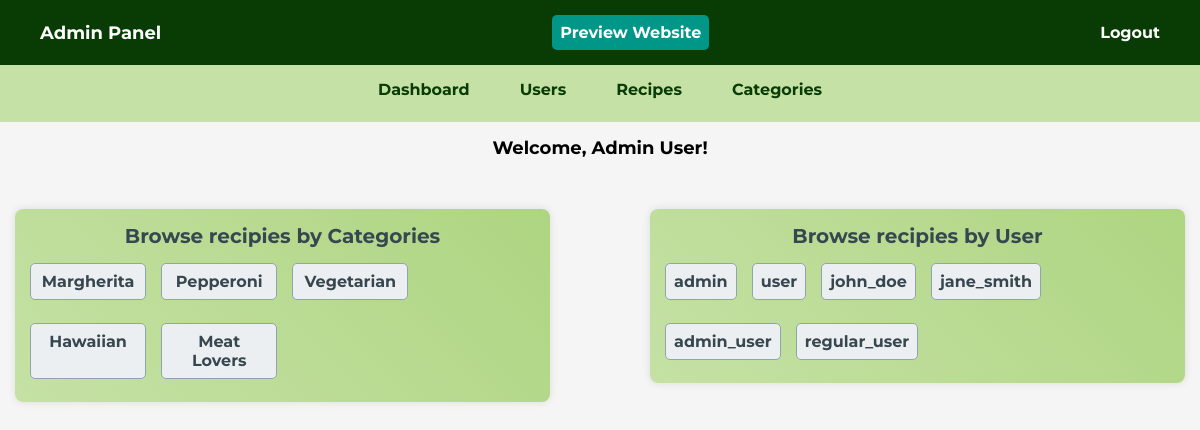
/admin/index.php (signed in), run on the app's committed database.
### tables this page shows
CREATE TABLE `categories` (
  `category_id` int(11) NOT NULL,
  `title` varchar(255) DEFAULT NULL
);

CREATE TABLE `users` (
  `user_id` int(11) NOT NULL,
  `username` varchar(255) DEFAULT NULL,
  `password` varchar(255) DEFAULT NULL,
  `email` varchar(255) DEFAULT NULL,
  `is_admin` tinyint(1) DEFAULT NULL
);

### admin/index.php (the view, shortened to what this page needs)
<?php
$database = new Database();
$pdo = $database->getConnection();
$categories = $pdo->query('SELECT * FROM categories');
$users = $pdo->query('SELECT * FROM users');
?>
<?php include('shared/sidebar.php');?>
<div class="content">
    <header>
        <h2>Welcome, Admin User!</h2>
    </header>
    <main class="home-main">
    <div class="list-container">
        <h2 class="user-list-title">Browse recipies by Categories</h2>
        <ul class="category-list">
        <?php
        while ($post = $categories->fetch(PDO::FETCH_ASSOC)) {
            ?>
            <li class="user-item-category">
                <span class="user-name"><?php echo $post['title']?></span>
            </li>
		<?php } ?>
        </ul>
    </div>
    <div class="list-container">
        <h2 class="user-list-title">Browse recipies by User</h2>
        <ul class="user-list">
        <?php
        while ($post = $users->fetch(PDO::FETCH_ASSOC)) {
            ?>
            <li class="user-item">
                <span class="user-name"><?php echo $post['username']?></span>
            </li>
		<?php } ?>
        </ul>
    </div>
    </main>
</div>
<?php include('shared/footer.php');?>

### admin/css/admin-panel.css (style rules this page uses)
* { margin: 0; padding: 0; box-sizing: border-box; }
body { font-family: 'Montserrat', Arial, sans-serif; }
main { display: flex; justify-content: center; align-items: flex-start; gap: 100px; margin: 0; padding: 50px 0; min-height: 75vh; }
main.home-main ul.user-list { display: flex; flex-wrap: wrap; gap: 15px; }
.user-list-title { font-size: 20px; margin-bottom: 15px; color: #37474f; }
.user-list { list-style: none; padding: 0; }
.user-item { background-color: #eceff1; border: 1px solid #90a4ae; border-radius: 5px; padding: 8px; margin-bottom: 8px; display: flex; justify-content: space-between; align-items: center; }
.user-item-category { background-color: #eceff1; border: 1px solid #90a4ae; border-radius: 5px; padding: 8px; margin-bottom: 8px; display: flex; flex-direction: column; width: 23%; gap: 15px; justify-content: space-between; align-items: center; }
ul.category-list { display: flex; flex-wrap: wrap; gap: 15px; }
.user-name { font-weight: bold; color: #37474f; }
.list-container { background: linear-gradient(45deg, #c5e1a5, #aed581); padding: 15px; border-radius: 8px; box-shadow: 0 0 8px rgba(0, 0, 0, 0.1); width: 80%; text-align: center; position: relative; }
.content { flex: 1; padding: 15px; }
header { display: flex; justify-content: space-around; align-items: center; }
header h2 { font-size: 18px; }

### data on the page
categories: title "Margherita"
categories: title "Pepperoni"
categories: title "Vegetarian"
categories: title "Hawaiian"
categories: title "Meat Lovers"
users: username "admin"
users: username "user"
users: username "john_doe"
users: username "jane_smith"
users: username "admin_user"
users: username "regular_user"
